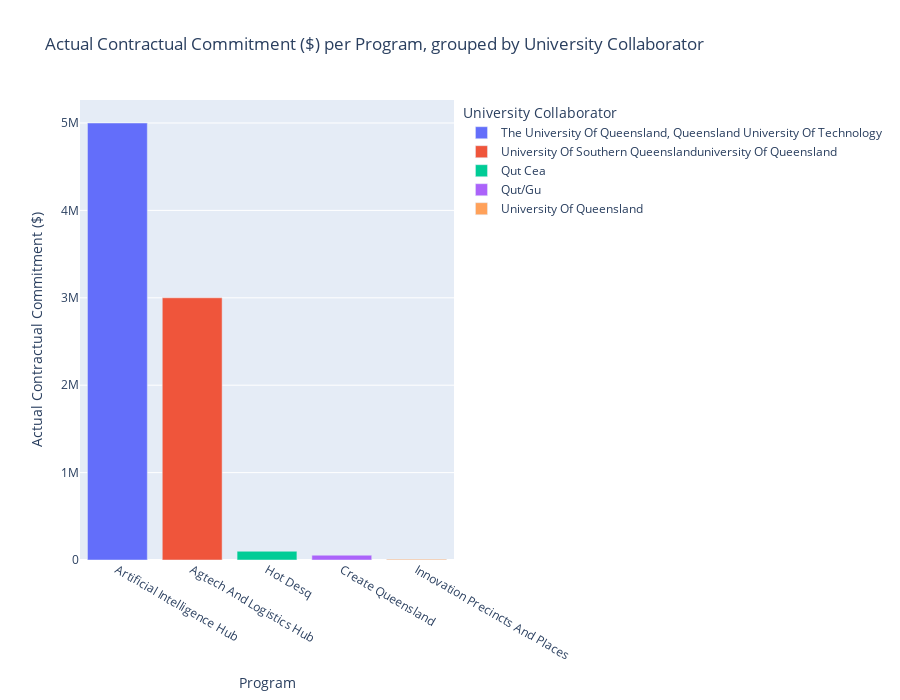

This figure's notebook cell:
### Markdown cell above
### Chart - Actual Contractual Commitment ($) per Program, Grouped by University Collaborator

#### Observations:

1. **Preeminence of the Artificial Intelligence Hub**:

- The **Artificial Intelligence Hub** emerges as the program endowed with the highest financial support, exceeding $5 million. This substantial allocation implies a pronounced focus on the advancement of AI capabilities, potentially positioning Queensland as a frontrunner in this impactful domain.

2. **Eminent Collaborations with Universities**:

- A significant portion of the funding allocated to the **Artificial Intelligence Hub** is attributed to a partnership between **The University of Queensland (UQ)** and **Queensland University of Technology (QUT)**, highlighting a strategic alliance between prominent academic institutions to capitalize on their collective proficiency in AI.

- The **Agtech and Logistics Hub** also secures considerable funding, approximately $3 million, through a notable collaboration involving the **University of Southern Queensland (USQ)** and **UQ**, underscoring the significance of agricultural technology and logistics in the region's strategy for innovation.

3. **Programs with Limited Financial Support**:

- Initiatives such as **Hot DesQ**, **Create Queensland**, and **Innovation Precincts and Places** receive comparatively modest funding. This trend may signify early developmental stages, specialized thematic orientations, or alternative funding mechanisms not depicted in this analysis.

### Code cell
# Grouping the data by Program and University Collaborator and summing the Actual Contractual Commitment
grouped_data = data.groupby(['Program', 'University Collaborator (If Applicable)'])['Actual Contractual Commitment ($)'].sum().reset_index()

# Renaming the column
grouped_data.rename(columns={'University Collaborator (If Applicable)': 'University Collaborator'}, inplace=True)

# Sorting the grouped data in descending order and selecting the top 15
sorted_grouped_data = grouped_data.sort_values(by='Actual Contractual Commitment ($)', ascending=False)

# Creating a bar plot for Actual Contractual Commitment ($) per Program, grouped by University Collaborator
fig = px.bar(sorted_grouped_data, 
             x='Program', 
             y='Actual Contractual Commitment ($)', 
             color='University Collaborator', 
             title='Actual Contractual Commitment ($) per Program, grouped by University Collaborator',
             labels={'Actual Contractual Commitment ($)': 'Contractual Commitment ($)', 'Program': 'Program'},
             height=600)

fig.update_layout(xaxis_title="Program", yaxis_title="Actual Contractual Commitment ($)", 
                  bargap=0.2, showlegend=True, height=700)

fig.show()

### Figure 1 — Plotly figure (JSON) as saved in the notebook; plotly's stock layout.template omitted (floating-point values rounded to 4 significant figures)
{"data": [{"alignmentgroup": "True", "hovertemplate": "University Collaborator=The University Of Queensland, Queensland University Of Technology<br>Program=%{x}<br>Contractual Commitment ($)=%{y}<extra></extra>", "legendgroup": "The University Of Queensland, Queensland University Of Technology", "marker": {"color": "#636efa", "pattern": {"shape": ""}}, "name": "The University Of Queensland, Queensland University Of Technology", "offsetgroup": "The University Of Queensland, Queensland University Of Technology", "orientation": "v", "showlegend": true, "textposition": "auto", "type": "bar", "x": ["Artificial Intelligence Hub"], "xaxis": "x", "y": [5000000], "yaxis": "y"}, {"alignmentgroup": "True", "hovertemplate": "University Collaborator=University Of Southern Queenslanduniversity Of Queensland<br>Program=%{x}<br>Contractual Commitment ($)=%{y}<extra></extra>", "legendgroup": "University Of Southern Queenslanduniversity Of Queensland", "marker": {"color": "#EF553B", "pattern": {"shape": ""}}, "name": "University Of Southern Queenslanduniversity Of Queensland", "offsetgroup": "University Of Southern Queenslanduniversity Of Queensland", "orientation": "v", "showlegend": true, "textposition": "auto", "type": "bar", "x": ["Agtech And Logistics Hub"], "xaxis": "x", "y": [3000000], "yaxis": "y"}, {"alignmentgroup": "True", "hovertemplate": "University Collaborator=Qut Cea<br>Program=%{x}<br>Contractual Commitment ($)=%{y}<extra></extra>", "legendgroup": "Qut Cea", "marker": {"color": "#00cc96", "pattern": {"shape": ""}}, "name": "Qut Cea", "offsetgroup": "Qut Cea", "orientation": "v", "showlegend": true, "textposition": "auto", "type": "bar", "x": ["Hot Desq"], "xaxis": "x", "y": [100000], "yaxis": "y"}, {"alignmentgroup": "True", "hovertemplate": "University Collaborator=Qut/Gu<br>Program=%{x}<br>Contractual Commitment ($)=%{y}<extra></extra>", "legendgroup": "Qut/Gu", "marker": {"color": "#ab63fa", "pattern": {"shape": ""}}, "name": "Qut/Gu", "offsetgroup": "Qut/Gu", "orientation": "v", "showlegend": true, "textposition": "auto", "type": "bar", "x": ["Create Queensland"], "xaxis": "x", "y": [55000], "yaxis": "y"}, {"alignmentgroup": "True", "hovertemplate": "University Collaborator=University Of Queensland<br>Program=%{x}<br>Contractual Commitment ($)=%{y}<extra></extra>", "legendgroup": "University Of Queensland", "marker": {"color": "#FFA15A", "pattern": {"shape": ""}}, "name": "University Of Queensland", "offsetgroup": "University Of Queensland", "orientation": "v", "showlegend": true, "textposition": "auto", "type": "bar", "x": ["Innovation Precincts And Places"], "xaxis": "x", "y": [10000], "yaxis": "y"}], "layout": {"bargap": 0.2, "barmode": "relative", "height": 700, "legend": {"title": {"text": "University Collaborator"}, "tracegroupgap": 0}, "showlegend": true, "title": {"text": "Actual Contractual Commitment ($) per Program, grouped by University Collaborator"}, "xaxis": {"anchor": "y", "domain": [0, 1], "title": {"text": "Program"}}, "yaxis": {"anchor": "x", "domain": [0, 1], "title": {"text": "Actual Contractual Commitment ($)"}}}}
